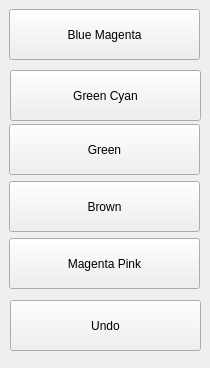
<?xml version="1.0" encoding="UTF-8"?>
<ui version="4.0">
 <class>ColorTransfer_Form</class>
 <widget class="QWidget" name="ColorTransfer_Form">
  <property name="windowModality">
   <enum>Qt::NonModal</enum>
  </property>
  <property name="geometry">
   <rect>
    <x>0</x>
    <y>0</y>
    <width>210</width>
    <height>368</height>
   </rect>
  </property>
  <property name="sizePolicy">
   <sizepolicy hsizetype="Preferred" vsizetype="Maximum">
    <horstretch>0</horstretch>
    <verstretch>0</verstretch>
   </sizepolicy>
  </property>
  <property name="windowTitle">
   <string>Form</string>
  </property>
  <widget class="QPushButton" name="pushButton">
   <property name="geometry">
    <rect>
     <x>9</x>
     <y>9</y>
     <width>191</width>
     <height>51</height>
    </rect>
   </property>
   <property name="sizePolicy">
    <sizepolicy hsizetype="Preferred" vsizetype="Preferred">
     <horstretch>0</horstretch>
     <verstretch>0</verstretch>
    </sizepolicy>
   </property>
   <property name="text">
    <string>Blue Magenta</string>
   </property>
  </widget>
  <widget class="QPushButton" name="pushButton_2">
   <property name="geometry">
    <rect>
     <x>9</x>
     <y>124</y>
     <width>191</width>
     <height>51</height>
    </rect>
   </property>
   <property name="sizePolicy">
    <sizepolicy hsizetype="Preferred" vsizetype="Preferred">
     <horstretch>0</horstretch>
     <verstretch>0</verstretch>
    </sizepolicy>
   </property>
   <property name="text">
    <string>Green</string>
   </property>
  </widget>
  <widget class="QPushButton" name="pushButton_3">
   <property name="geometry">
    <rect>
     <x>9</x>
     <y>181</y>
     <width>191</width>
     <height>51</height>
    </rect>
   </property>
   <property name="sizePolicy">
    <sizepolicy hsizetype="Preferred" vsizetype="Preferred">
     <horstretch>0</horstretch>
     <verstretch>0</verstretch>
    </sizepolicy>
   </property>
   <property name="text">
    <string>Brown</string>
   </property>
  </widget>
  <widget class="QPushButton" name="pushButton_4">
   <property name="geometry">
    <rect>
     <x>10</x>
     <y>70</y>
     <width>191</width>
     <height>51</height>
    </rect>
   </property>
   <property name="sizePolicy">
    <sizepolicy hsizetype="Preferred" vsizetype="Preferred">
     <horstretch>0</horstretch>
     <verstretch>0</verstretch>
    </sizepolicy>
   </property>
   <property name="text">
    <string>Green Cyan</string>
   </property>
  </widget>
  <widget class="QPushButton" name="pushButton_5">
   <property name="geometry">
    <rect>
     <x>9</x>
     <y>238</y>
     <width>191</width>
     <height>51</height>
    </rect>
   </property>
   <property name="sizePolicy">
    <sizepolicy hsizetype="Preferred" vsizetype="Preferred">
     <horstretch>0</horstretch>
     <verstretch>0</verstretch>
    </sizepolicy>
   </property>
   <property name="text">
    <string>Magenta Pink</string>
   </property>
  </widget>
  <widget class="QPushButton" name="pushButton_6">
   <property name="geometry">
    <rect>
     <x>10</x>
     <y>300</y>
     <width>191</width>
     <height>51</height>
    </rect>
   </property>
   <property name="sizePolicy">
    <sizepolicy hsizetype="Preferred" vsizetype="Preferred">
     <horstretch>0</horstretch>
     <verstretch>0</verstretch>
    </sizepolicy>
   </property>
   <property name="text">
    <string>Undo</string>
   </property>
  </widget>
 </widget>
 <resources/>
 <connections/>
</ui>
